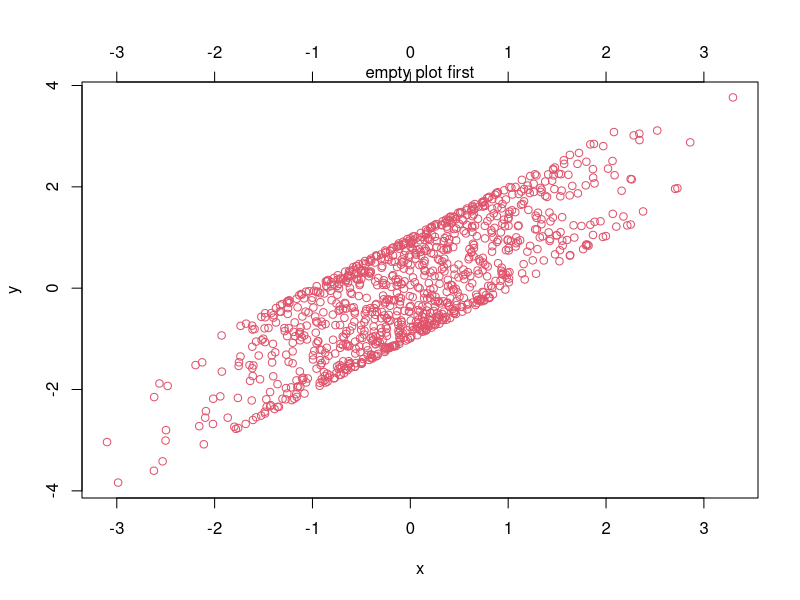
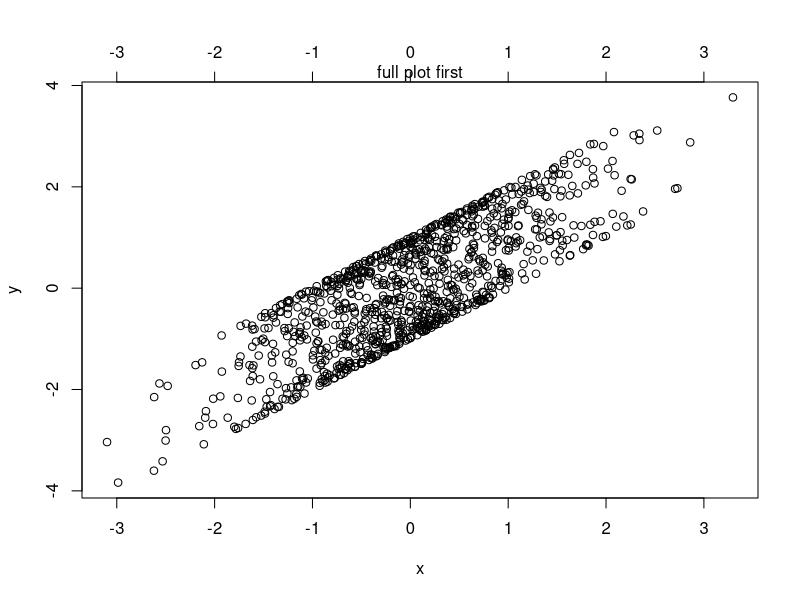
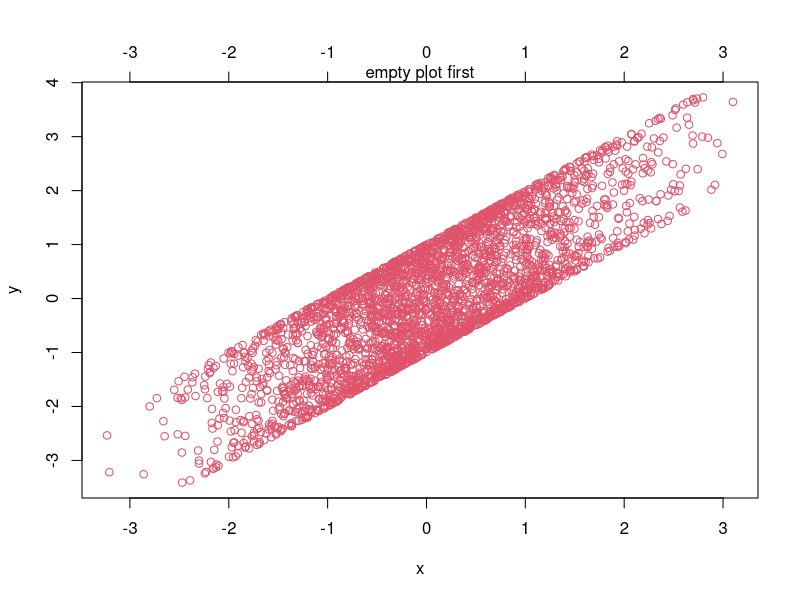
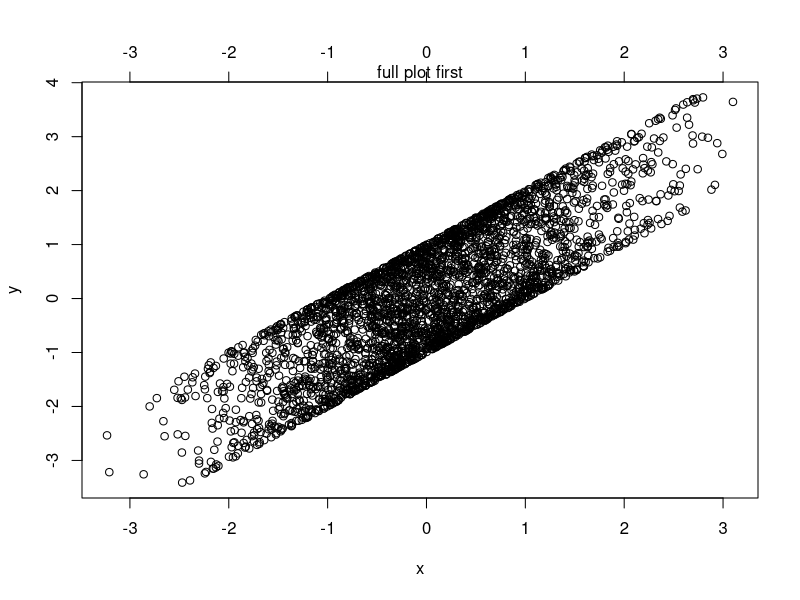
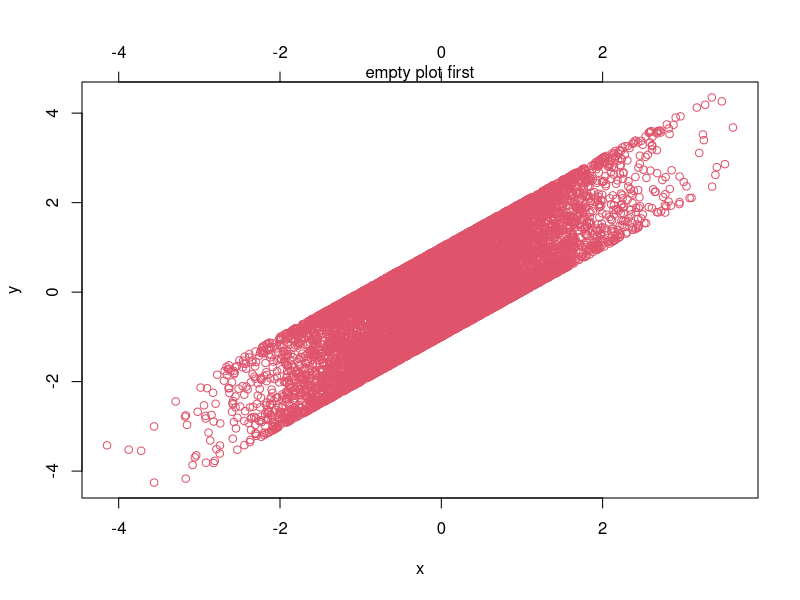
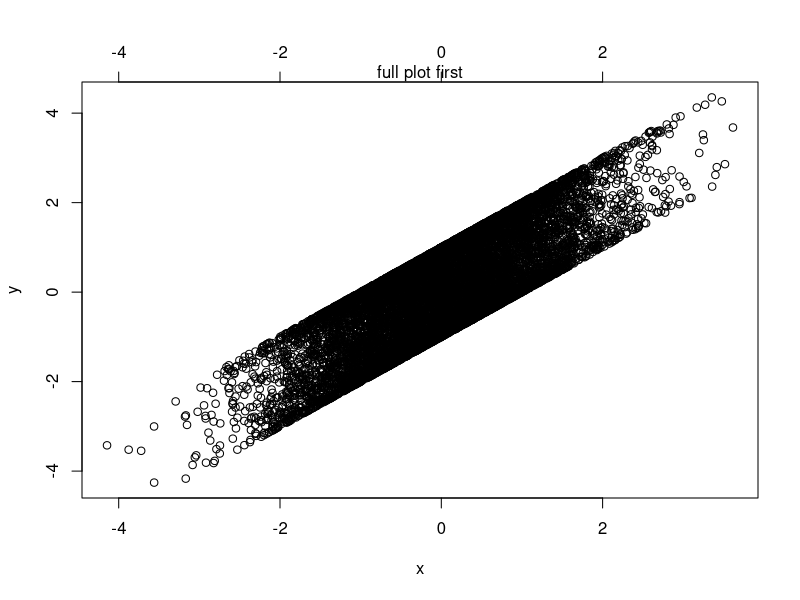
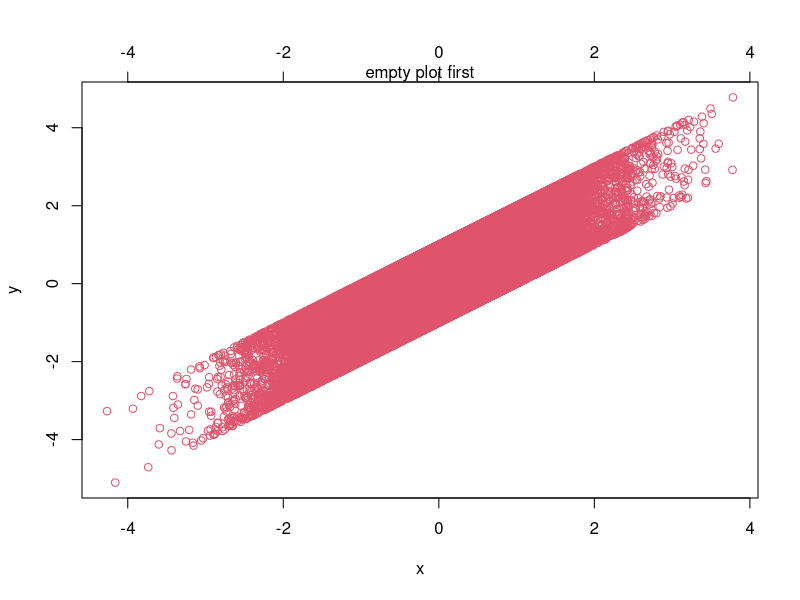
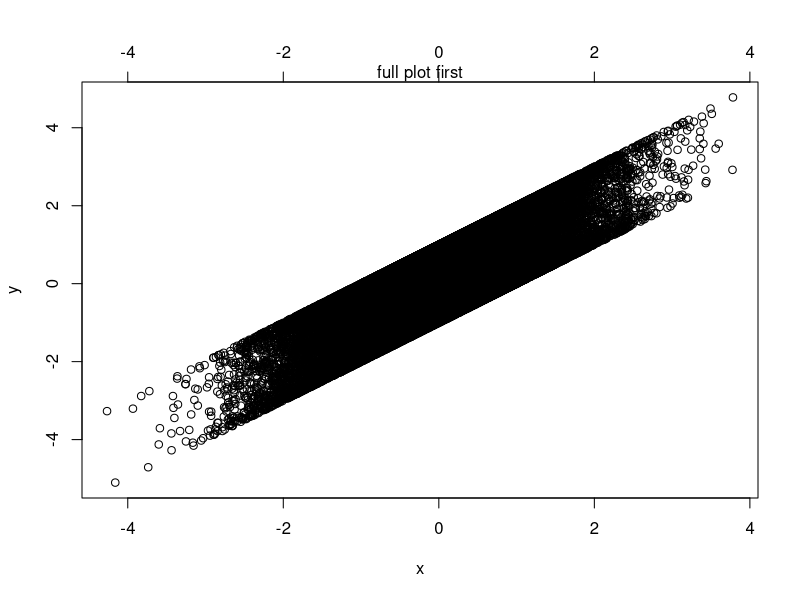

These charts were generated, in order, by the following R code:
# This test takes a minute to run, and produces a PNG that summarizes the
# results.

# This creates 5 plots -- you may ignore them.
quartz()
ns <-  c(1e3, 3e3, 1e4, 3e4, 1e5)
t1s <- rep(NA, length(ns))
t2s <- rep(NA, length(ns))
for (i in seq_along(ns)) {
   x <- rnorm(ns[i])
   y <- sin(seq_along(x/100)) + x
   t1s[i] <- system.time({
       plot(x,y, type="n")
       axis(side=3)
       mtext("empty plot first")
       points(x, y,col=2)
   })[1]
   t2s[i] <- system.time({
       plot(x,y)
       axis(side=3)
       mtext("full plot first")
   })[1]
}
dev.off()

# This creates a single plot -- please post it at
# https://github.com/dankelley/oce/issues/1939
# along with a brief description of your machine.
png("1939b.png")
par(mar=c(3,3,1,1), mgp=c(2,0.7,0), mfrow=c(2,1))
plot(ns, t1s,
    xlim=range(ns),
    ylim=range(c(t1s, t2s), na.rm=TRUE),
    pch=1, log="xy",
    xlab="# points",
    ylab="Time [s]",
    type="b")
grid()
mtext("Log scale")
points(ns, t2s, pch=2, type="b", col=2)
legend("topleft", pch=1:2, col=1:2, bg="white",
    legend=c("empty plot at start",
        "full plot at start"))
# scalebar
N <- length(ns)
x <- ns[N]
y <- t1s[N-1]
lines(rep(x,2), y*c(1, 3), col=4, lwd=3)
text(ns[N], y*sqrt(3), "3X", pos=2, col=4, font=2)

plot(ns, t2s/t1s, type="o", ylim=c(0.5, 5),
    log="xy",
    xlab="# points",
    ylab="Speedup Factor")
abline(h=3, col=4, lwd=3)
mtext("3x", side=4, at=3, font=2, col=4)

dev.off()
